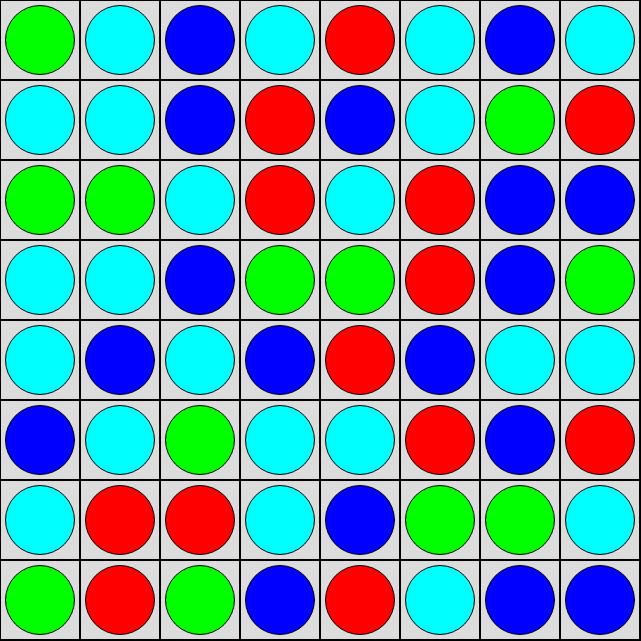
Frame 1 (no input)
Frame 60 (no input): identical to frame 1, image omitted
Frame 120 (the mouse pressed at the canvas centre since frame 60): identical to frame 1, image omitted

The p5.js sketch that drew this single still picture (run headless with seeded random() and noise() and a simulated clock; from frame 60 on, the mouse is pressed at the canvas centre):

// p5.js sketch
// ── sketch.js
let bolletjes = new Array(8);
let posFirst = -1;
let posSecond = -1;
let score = 0;

function setup() {
    createCanvas(641, 641);
    createGame();
    removeChains(bolletjes);
    collapse(bolletjes);
}

function draw() {
    background(220);
    for (var x = 0; x < width; x += 640 / 8) {
        for (var y = 0; y < height; y += 640 / 8) {
            strokeWeight(1);
            line(x, 0, x, height);
            line(0, y, width, y);
        }
    }
    drawBolletjes();
    removeChains(bolletjes);
    collapse(bolletjes);
}

function breedte() {
    return bolletjes[0].length;
}

function hoogte() {
    return bolletjes.length;
}

function createGame(){
    for (let v = 0 ; v < hoogte() ; v++){
        bolletjes[v] = new Array(8);
    }
    fillArray(bolletjes);
    removeChains(bolletjes);
    collapse(bolletjes);
}

function fillArray(){
    for (let v = 0 ; v < hoogte() ; v++){
        for (let h = 0 ; h < breedte() ; h++){
            bolletjes[v][h] = Math.ceil(Math.random() * 4);
        }
    }
}

function refillArray() {
    for (let v = 0 ; v < hoogte() ; v++){
        for (let h = 0 ; h < breedte() ; h++){
            if (bolletjes[v][h] === 0) {
                bolletjes[v][h] = Math.ceil(Math.random() * 4);
            }
        }
    }
}

function drawBolletjes(){
    let offset = 80;
    let center = 40;
    for (let v = 0 ; v < hoogte() ; v++){
        for (let h = 0 ; h < breedte() ; h++){
            let x = h * offset + center;
            let y = v * offset + center;
            switch (bolletjes[v][h]) {
                case 0:
                    fill(255, 255,255);
                    break;
                case 1:
                    fill(255, 0, 0);
                    break;
                case 2:
                    fill(0, 255, 0);
                    break;
                case 3:
                    fill(0, 0, 255);
                    break;
                case 4:
                    fill(0, 255, 255);
                    break;
            }
            ellipse(x, y, 69, 69);
        }
    }
}

function mouseReleased() {
    let currentPos = {x: Math.floor(mouseX / 80), y: Math.floor(mouseY/ 80)};
    if (posFirst === -1){
        let x = Math.floor(mouseX / 80);
        let y = Math.floor(mouseY/ 80);
        posFirst = currentPos;
    }
    else if(posSecond === -1){
        let x = Math.floor(mouseX / 80);
        let y = Math.floor(mouseY/ 80);
        posSecond = {x: x, y: y};
        swap();
    }
}

function swap(){
    let horDiff = Math.abs(posFirst.x - posSecond.x);
    let verDiff = Math.abs(posFirst.y - posSecond.y);
    if (horDiff <= 1 && verDiff <= 1 && !(horDiff >= 1 && verDiff >= 1)){
        let hold = bolletjes[posFirst.y][posFirst.x];
        bolletjes[posFirst.y][posFirst.x] = bolletjes[posSecond.y][posSecond.x];
        bolletjes[posSecond.y][posSecond.x] = hold;
        if (checkHorizontal() && checkVertical()) {
            let hold = bolletjes[posFirst.y][posFirst.x];
            bolletjes[posFirst.y][posFirst.x] = bolletjes[posSecond.y][posSecond.x];
            bolletjes[posSecond.y][posSecond.x] = hold;
        }
        removeChains(bolletjes);
        console.log(bolletjes);
    }
    posFirst = -1;
    posSecond = -1;
}

function horizontalChainAt(grid, position) {
    let X = position.x;
    let Width = breedte(grid);

    function checkNextJewell(grid, position, color)
    {
        let result = 1;
        while(position.x < Width && color == grid[position.y][position.x])
        {
            result += 1;
            position.x += 1;
        }
        position.x = X;
        position.x -= 1;
        while(position.x >= 0 && color == grid[position.y][position.x] )
        {
            result += 1;
            position.x -= 1;
        }
        position.x = X;
        return result;
    }

    let result;
    let color;
    color = grid[position.y][position.x];
    position.x += 1;
    result = checkNextJewell(grid, position, color)
    return result;
}

function verticalChainAt(grid, position) {
    let Y = position.y;
    let Height = hoogte(grid);

    function checkNextJewell(grid, position, color)
    {
        let result = 1;
        while(position.y < Height && color == grid[position.y][position.x])
        {
            result += 1;
            position.y += 1;
        }
        position.y = Y;
        position.y -= 1;
        while(position.y >= 0 && color == grid[position.y][position.x] )
        {
            result += 1;
            position.y -= 1;
        }
        position.y = Y;
        return result;
    }

    let result;
    let color;
    color = grid[position.y][position.x];
    position.y += 1;
    result = checkNextJewell(grid, position, color);
    return result;
}

function removeChains(grid) {
    const positions = [];
    const result = {};
    const w = breedte(grid);
    const h = hoogte(grid);
    for (let y = 0; y !== h; ++y) {
        let x = 0;
        while (x < w) {
            const n = horizontalChainAt(grid, { x, y });
            if (n > 2) {
                for (let i = 0; i !== n; ++i) {
                    positions.push({ x: x + i, y });
                }
            }
            x += n;
        }
    }
    for (let x = 0; x !== w; ++x) {
        let y = 0;
        while (y < h) {
            const n = verticalChainAt(grid, { x, y });
            if (n > 2) {
                for (let i = 0; i !== n; ++i) {
                    positions.push({ x, y: y + i });
                }
            }
            y += n;
        }
    }
    for (const position of positions) {
        const { x, y } = position;
        const color = grid[y][x];
        result[color] = (result[color] || 0) + 1;
    }
    for (const { x, y } of positions) {
        grid[y][x] = 0;
    }
    return result;
}

function collapse(grid){
    for (let h = 0 ; h < breedte(grid) ; h++){
        for (let v = 0 ; v < hoogte(grid)-1 ; v++) {
            for (let v = 0; v < hoogte(grid); v++) {
                if (grid[v][h] === 0 && v !== 0) {
                    grid[v][h] = grid[v - 1][h];
                    grid[v - 1][h] = 0;
                }
            }
        }
    }
    refillArray();
}

function checkVertical(){
    return !(verticalChainAt(bolletjes, posFirst) >=3 || verticalChainAt(bolletjes, posSecond) >=3);
}

function checkHorizontal() {
    return  !(horizontalChainAt(bolletjes, posFirst) >=3 || horizontalChainAt(bolletjes, posSecond) >=3);
}
